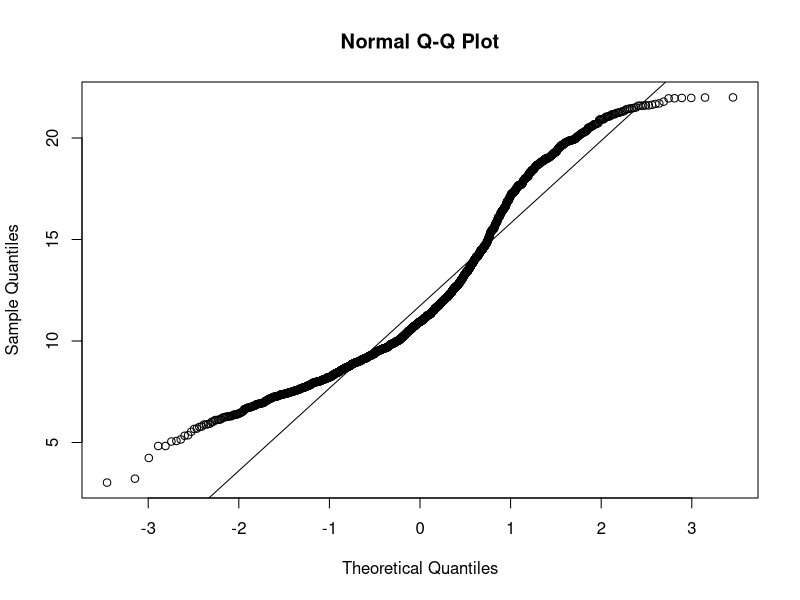
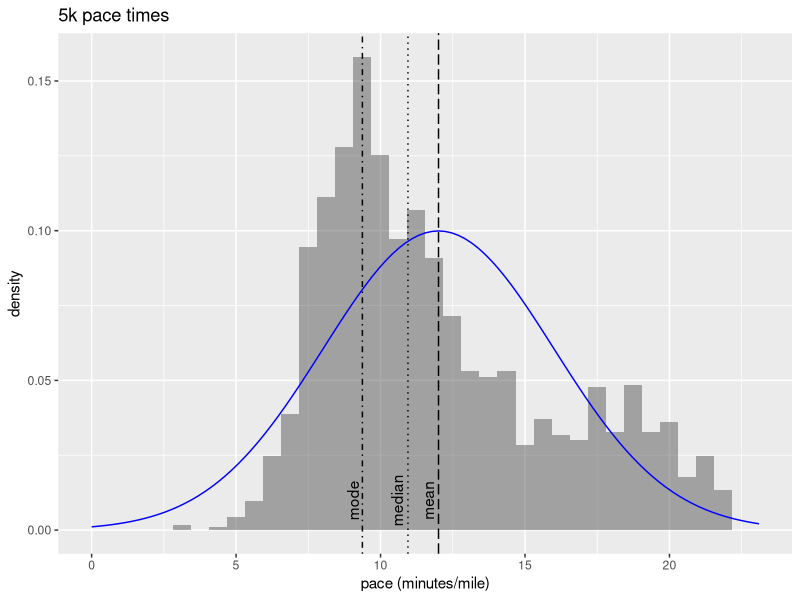

Write R code to recreate these figures, in order.
library(readr)
library(lubridate)
library(magrittr)
library(stringr)
library(purrr)
library(ggplot2)
library(dplyr)

# Find the statistical mode
Mode <- function(x, na.rm = FALSE) {
  # x is the vector, ux will be the bins/candidates that we consider
  # if na.rm = TRUE, remove NA from vector
  ux <- if (na.rm) x[!is.na(x)] else x
  
  # identify all unique/distinct numbers in the vector
  ux <- unique(ux)
  
  # put numbers in ascending order so, if there's a tie, smallest is chosen
  ux <- ux[order(ux)]
  
  # find the bin that contains the most numbers
  ux[which.max(tabulate(match(x, ux)))][1]
}

# see https://stackoverflow.com/questions/16255622/peak-of-the-kernel-density-estimation
# dominant mode of kde
d_mode <- function(x) {
  den <- density(x, kernel = 'gaussian')
  den$x[which.max(den$y)]
}

n_modes <- function(x) {
  den <- density(x, kernel = 'gaussian')
  den.s <- smooth.spline(den$x, den$y, all.knots = TRUE, spar = 0.8)
  s.0 <- predict(den.s, den.s$x, deriv = 0)
  s.1 <- predict(den.s, den.s$x, deriv = 1)
  s.derv <- data.frame(s0 = s.0$y, s1 = s.1$y)
  nmodes <- length(rle(den.sign <- sign(s.derv$s1))$values) / 2
  if ((nmodes > 10) == TRUE) {
    nmodes <- 10
  }
  if (is.na(nmodes) == TRUE) {
    nmodes <- 0
  }
  (nmodes)
}


#################################
## Read the half-marathon data ##
#################################

dat <- read_tsv('data/half_times.txt')

# convert pace into minutes:seconds
dat$pace <- dat$pace %>% 
  map(toString) %>% 
  map(str_sub, 1, 5) %>% 
  ms()

max_half_pace <- max(dat$decimal_pace)  


######################
## Read the 5k data ##
######################

# make sure every finish time has hours
pad_h <- function(x) {
  if(str_count(x, ':') == 1) {paste0('0:', x)} else x
}

pad_H <- Vectorize(pad_h)

dat <- read_tsv('data/5k_times.txt', 
                col_types = cols(
                  place = col_double(),
                  name = col_character(),
                  city = col_character(),
                  state_prov = col_character(),
                  country = col_character(),
                  finish_time = col_character()
                ))

dat$finish_time <- dat$finish_time %>% 
  pad_H() %>% 
  hms() %>% 
  as.duration(.) 

dat$decimal_pace <- (as.numeric(dat$finish_time) / 60) / 3.10685596


###############################
## Extract data for analysis ##
###############################

# find my pace
my_pace <- dat %>% 
  filter(str_detect(str_to_upper(name), 'SIELINSKI')) %>% 
  select(decimal_pace) %>% 
  as.numeric()

# remove outliers from people's 5k pace
max_half_pace <- 22 #25 #21.57

dat_pop <- dat %>% 
  filter(decimal_pace <= max_half_pace) %>% 
  select(decimal_pace) %>% 
  unlist()


###############################
## Take a sample of the data ##
###############################

# establish sample size and target variable
sample_size <- 30

# take the sample
seed_val <- 549 
set.seed(seed_val)
dat_sample <- sample(dat_pop, sample_size) 


#######################################
## Compare the sample and population ##
#######################################

# test the fit of the sample
# for p-value < .05, we reject the null hypothesis:
# the distributions are not the same.
test_fit <- ks.test(dat_sample, dat_pop)
test_fit$p.value
test_fit$statistic

# test the fit of a bell curve
qqnorm(dat_pop)
qqline(dat_pop)

ks.test(dat_pop,
        "pnorm",
        mean = mean(dat_pop),
        sd = sd(dat_pop))


# find best seed
#best_fit <- Inf
#best_seed <- 0
#
#for (i in 1:1000) {
#  set.seed(i)
#  dat_sample <- sample(dat_pop, sample_size) 
#  
#  test_fit <- ks.test(dat_sample, dat_pop)
#  if (test_fit$p.value > 0.05) {
#    if (test_fit$statistic < best_fit) {
#      best_fit <- test_fit$statistic
#      best_seed <- i
#    }
#  }
#}


#seek <- data.frame(seed = 1:10000,
#           p = 0, 
#           stat = 0
#           )
#
#for (i in 1:10000) {
#  set.seed(i)
#  dat_sample <- sample(dat_pop, sample_size) 
#  test_fit <- ks.test(dat_sample, dat_pop)
#  seek$p[i] = test_fit$p.value
#  seek$stat[i] = test_fit$statistic
#}
#
#seek <- seek %>% 
#  mutate(race = '5k')
##combo <- seek
#
#c(combo, seek) %>% 
#  as.data.frame() %>% 
#  filter(p > 0.05 & p.1 > 0.05) %>% 
#  mutate(combo_stat = stat + stat.1) %>% 
#  #select(min(combo_stat)) %>% 
#  View()


# compare summary stats
mean(dat_pop)
mean(dat_sample)

median(dat_pop)
median(dat_sample)

sd(dat_pop)
round(sd(dat_pop) ^ 2, 1)
sd(dat_sample)

# mode
d_mode(dat_pop)
d_mode(dat_sample)


# calc the average in minutes and seconds
mean(dat_pop) 
as.integer(mean(dat_pop)) # minutes
(mean(dat_pop) - as.integer(mean(dat_pop))) * 60 # seconds

# Gaussian median = mode = mean
mean(dat_pop)
median(dat_pop)
d_mode(dat_pop)


# does the the population stat (i.e., the "true" values) fall within 
# the standard error of the sample stats?
dat_source <- dat_sample
se <- sd(dat_source) / sqrt(length(dat_source))
CI_upper <- mean(dat_source) + se 
CI_lower <- mean(dat_source) - se 

(mean(dat_pop) < CI_upper) & (mean(dat_pop) > CI_lower)


# note that the sample might not be large enough to
# simply identify the most frequently occurring number 
Mode(dat_pop)
Mode(dat_sample)


# if the race is only a sample from all possible races, 
# calculate the standard error and look at the CI range
dat_source <- dat_pop
se <- sd(dat_source) / sqrt(length(dat_source))
CI_upper <- mean(dat_source) + se 
CI_lower <- mean(dat_source) - se 


# orders of magnitude slower
mean(dat_pop)
mean(dat_pop) * 10 ^ 6


# visually compare the results
ggplot() +
  ## Population
  # kernel density
  #geom_density(data = data.frame(pace = dat_pop), aes(x = pace)) + 
  # historgram
  geom_histogram(data = data.frame(pace = dat_pop), 
                 aes(x = pace, y = ..density..),
                 alpha = 0.5,
                 bins = 2 * ceiling(max(dat_pop) - min(dat_pop))
                 ) +
  # summary stats
  geom_vline(xintercept = mean(dat_pop), linetype = 'longdash') + 
  geom_text(aes(x = mean(dat_pop) * 0.97, label = "mean", y = .01), colour = 'black', angle = 90) +
  geom_vline(xintercept = d_mode(dat_pop), linetype = 'dotdash') +
  geom_text(aes(x = d_mode(dat_pop) * 0.965, label = "mode", y = .01), colour = 'black', angle = 90) +
  geom_vline(xintercept = median(dat_pop), linetype = 'dotted') +
  geom_text(aes(x = median(dat_pop) * 0.965, label = "median", y = .01), colour = 'black', angle = 90) +
  
  ## Sample
  # kernel density
  #geom_density(data = data.frame(pace = dat_sample), aes(x = pace), color = 'red') +
  # summary stats
  #geom_vline(xintercept = mean(dat_sample), color = 'red', linetype = 'longdash') + 
  #geom_rect(aes(xmin = CI_lower, xmax = CI_upper, ymin = -Inf, ymax = Inf), fill = 'red', alpha = 0.05) +
  #geom_vline(xintercept = d_mode(dat_sample), color = 'red', linetype = 'dotdash') +
  
  # population's gaussian
  stat_function(fun = dnorm, args = list(mean = mean(dat_pop), sd = sd(dat_pop)), color = 'blue') + ylab("density") +
  #geom_vline(xintercept = mean(dat_pop), linetype = 'dotted', color = 'blue') +
  
  # sample's gaussian
  #stat_function(fun = dnorm, args = list(mean = mean(dat_sample), sd = sd(dat_pop)), color = 'blue') + ylab("density") +
  #geom_vline(xintercept = mean(dat_pop), linetype = 'dotted', color = 'blue') +
  
  # my pace
  #geom_vline(xintercept = my_pace, linetype = 'dotted', color = 'purple') +
  
  # add a title
  xlim(c(0, max(dat_pop) * 1.05)) +
  #labs(title = 'pdf') 
  #labs(title = paste0('Seed: ', seed_val, ', K-S stat: ', round(test_fit$statistic, 2), ', p-val: ', round(test_fit$p.value, 2)))
  #labs(title = 'Half-marathon pace times', x = 'pace (minutes/mile)')
  labs(title = '5k pace times', x = 'pace (minutes/mile)')
